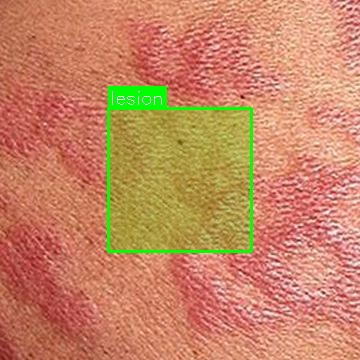
#> input picture dataset/annotated/train/l-1.jpg, 360 x 360 px; its folder holds only this picture in this run
$ python 1_auto_annotate.py
#> lines starting #> are read from the running program, lines starting #| are printed output that depends on the picture; after the words box and inside, x2 and y2 are one past the last pixel; in counts of white or black regions, pixels touching at a corner belong together
#!/usr/bin/env python3
"""
Step 1: Auto-generate bounding boxes for skin lesions and save in YOLO format.
Uses Segment Anything Model (SAM) when available for pseudo-labels; otherwise
uses a simple OpenCV-based fallback (weaker, for testing the pipeline).
"""
import os
import sys
from pathlib import Path
import cv2
import numpy as np

PROJECT_ROOT = Path(__file__).resolve().parents[1]
DATASET_ROOT = PROJECT_ROOT / "dataset"
IMAGES_DIR = DATASET_ROOT / "images"
LABELS_DIR = DATASET_ROOT / "labels"

# Filter masks by area: keep regions between min_ratio and max_ratio of image area (lesion-like size)
MIN_AREA_RATIO = 0.005   # 0.5% of image
MAX_AREA_RATIO = 0.85    # avoid full-image segments
MIN_SIDE_PX = 15         # minimum width or height in pixels

# SAM checkpoint: download from https://github.com/facebookresearch/segment-anything#model-checkpoints
# e.g. sam_vit_b_01ec64.pth (default), sam_vit_h_4b8939.pth, sam_vit_l_0b3195.pth
SAM_CHECKPOINT = os.environ.get("SAM_CHECKPOINT", "sam_vit_b_01ec64.pth")
SAM_MODEL_TYPE = os.environ.get("SAM_MODEL_TYPE", "vit_b")  # vit_b, vit_l, vit_h


def mask_to_yolo_boxes(masks_ret, height: int, width: int):
    """Convert SAM mask generator output to YOLO format boxes (normalized xywh)."""
    boxes = []
    for m in masks_ret:
        b = m.get("bbox")
        if b is None or len(b) != 4:
            continue
        # SAM can return either xyxy (x1,y1,x2,y2) or xywh (x,y,w,h)
        v0, v1, v2, v3 = b
        if v2 <= width and v3 <= height and v0 + v2 <= width + 10 and v1 + v3 <= height + 10:
            x1, y1 = v0, v1
            x2, y2 = v0 + v2, v1 + v3
        else:
            x1, y1, x2, y2 = v0, v1, v2, v3
        x1, y1 = max(0, x1), max(0, y1)
        x2, y2 = min(width, x2), min(height, y2)
        w = x2 - x1
        h = y2 - y1
        if w < MIN_SIDE_PX or h < MIN_SIDE_PX:
            continue
        area_ratio = (w * h) / (width * height)
        if not (MIN_AREA_RATIO <= area_ratio <= MAX_AREA_RATIO):
            continue
        x_center = (x1 + x2) / 2.0
        y_center = (y1 + y2) / 2.0
        xc_n = x_center / width
        yc_n = y_center / height
        wn = w / width
        hn = h / height
        if wn <= 0 or hn <= 0 or xc_n < 0 or yc_n < 0 or xc_n > 1 or yc_n > 1:
            continue
        boxes.append((xc_n, yc_n, wn, hn))
    return boxes


def fallback_boxes_opencv(image_bgr, height: int, width: int):
    """
    Simple fallback: skin/lesion-like regions via color and luminance.
    Use only when SAM is not available; quality is limited.
    """
    gray = cv2.cvtColor(image_bgr, cv2.COLOR_BGR2GRAY)
    # Emphasize darker regions (often lesions) and blur to reduce noise
    blurred = cv2.GaussianBlur(gray, (5, 5), 0)
    # Adaptive threshold or simple threshold on darker areas
    _, thresh = cv2.threshold(blurred, 0, 255, cv2.THRESH_BINARY_INV + cv2.THRESH_OTSU)
    kernel = cv2.getStructuringElement(cv2.MORPH_ELLIPSE, (5, 5))
    thresh = cv2.morphologyEx(thresh, cv2.MORPH_CLOSE, kernel)
    contours, _ = cv2.findContours(thresh, cv2.RETR_EXTERNAL, cv2.CHAIN_APPROX_SIMPLE)
    boxes = []
    for c in contours:
        x, y, w, h = cv2.boundingRect(c)
        if w < MIN_SIDE_PX or h < MIN_SIDE_PX:
            continue
        area_ratio = (w * h) / (width * height)
        if not (MIN_AREA_RATIO <= area_ratio <= MAX_AREA_RATIO):
            continue
        x_center = x + w / 2.0
        y_center = y + h / 2.0
        xc_n = x_center / width
        yc_n = y_center / height
        wn = w / width
        hn = h / height
        boxes.append((xc_n, yc_n, wn, hn))
    # NMS-like: merge overlapping boxes (simple merge by keeping larger)
    return _merge_overlapping_boxes(boxes)


def _merge_overlapping_boxes(boxes, iou_thresh=0.5):
    """Simple merge: remove smaller box if IoU with a larger one is high."""
    if len(boxes) <= 1:
        return boxes
    # Sort by area descending
    areas = [b[2] * b[3] for b in boxes]
    order = np.argsort(areas)[::-1]
    keep = []
    for i in order:
        xc, yc, w, h = boxes[i]
        x1 = xc - w / 2
        y1 = yc - h / 2
        x2 = xc + w / 2
        y2 = yc + h / 2
        discard = False
        for j in keep:
            xc2, yc2, w2, h2 = boxes[j]
            x12 = xc2 - w2 / 2
            y12 = yc2 - h2 / 2
            x22 = xc2 + w2 / 2
            y22 = yc2 + h2 / 2
            xi1 = max(x1, x12)
            yi1 = max(y1, y12)
            xi2 = min(x2, x22)
            yi2 = min(y2, y22)
            inter = max(0, xi2 - xi1) * max(0, yi2 - yi1)
            a1 = w * h
            a2 = w2 * h2
            iou = inter / (a1 + a2 - inter) if (a1 + a2 - inter) > 0 else 0
            if iou >= iou_thresh:
                discard = True
                break
        if not discard:
            keep.append(i)
    return [boxes[i] for i in sorted(keep)]


def get_sam_generator():
    """Build SAM automatic mask generator if segment_anything is available."""
    try:
        from segment_anything import SamAutomaticMaskGenerator, sam_model_registry
    except ImportError:
        return None
    ckpt = Path(SAM_CHECKPOINT)
    if not ckpt.is_absolute():
        ckpt = PROJECT_ROOT / "checkpoints" / ckpt
    if not ckpt.exists():
        print(f"SAM checkpoint not found at {ckpt}. Using OpenCV fallback.")
        return None
    sam = sam_model_registry[SAM_MODEL_TYPE](checkpoint=str(ckpt))
    mask_generator = SamAutomaticMaskGenerator(
        sam,
        points_per_side=12,
        pred_iou_thresh=0.7,
        stability_score_thresh=0.85,
        crop_n_layers=0,  # faster
        min_mask_region_area=100,
    )
    return mask_generator


def process_image(image_path: Path, mask_generator, out_label_path: Path):
    img = cv2.imread(str(image_path))
    if img is None:
        return 0
    h, w = img.shape[:2]
    if mask_generator is not None:
        img_rgb = cv2.cvtColor(img, cv2.COLOR_BGR2RGB)
        masks = mask_generator.generate(img_rgb)
        boxes = mask_to_yolo_boxes(masks, h, w)
    else:
        boxes = fallback_boxes_opencv(img, h, w)
    # If no boxes from SAM/fallback, write one conservative box (center 80% region) so training has a label
    if len(boxes) == 0:
        boxes = [(0.5, 0.5, 0.4, 0.4)]
    out_label_path.parent.mkdir(parents=True, exist_ok=True)
    with open(out_label_path, "w") as f:
        for (xc, yc, wn, hn) in boxes:
            f.write(f"0 {xc:.6f} {yc:.6f} {wn:.6f} {hn:.6f}\n")
    return len(boxes)


def main():
    mask_generator = get_sam_generator()
    if mask_generator is None:
        print("Using OpenCV fallback for pseudo-labels. For better results, install SAM:")
        print("  pip install segment-anything")
        print("  Download checkpoint: https://github.com/facebookresearch/segment-anything#model-checkpoints")
        print("  Place e.g. sam_vit_b_01ec64.pth in project_01/checkpoints/")
    for subset in ("train", "val"):
        img_dir = IMAGES_DIR / subset
        label_dir = LABELS_DIR / subset
        label_dir.mkdir(parents=True, exist_ok=True)
        if not img_dir.exists():
            continue
        for im_path in sorted(img_dir.iterdir()):
            if not im_path.suffix.lower() in {".jpg", ".jpeg", ".png", ".webp", ".bmp", ".gif"}:
                continue
            label_path = label_dir / (im_path.stem + ".txt")
            n = process_image(im_path, mask_generator, label_path)
#> in process_image, img is the input picture: shape (360, 360, 3); mean B, G, R 99.4, 134.2, 198.4
#> in fallback_boxes_opencv, `gray = cv2.cvtColor(image_bgr, cv2.COLOR_BGR2GRAY)`:
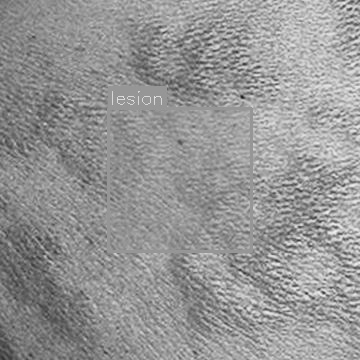
#> gray: shape (360, 360); min 24, max 242, mean 149.5
#> in fallback_boxes_opencv, `blurred = cv2.GaussianBlur(gray, (5, 5), 0)`:
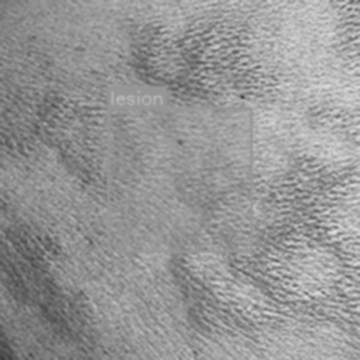
#> blurred: shape (360, 360); min 59, max 225, mean 149.5
#> in fallback_boxes_opencv, `_, thresh = cv2.threshold(blurred, 0, 255, cv2.THRESH_BINARY_INV + cv2..`:
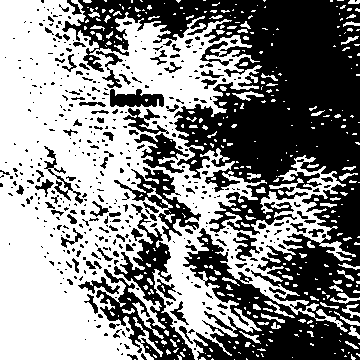
#> thresh: shape (360, 360); 53% white; 457 black regions (355 under 20 px), largest, box (x1, y1, x2, y2) and area: (62, 0, 360, 360) 45603, (96, 204, 195, 360) 4274, (114, 167, 201, 242) 1627
#> in fallback_boxes_opencv, `thresh = cv2.morphologyEx(thresh, cv2.MORPH_CLOSE, kernel)`:
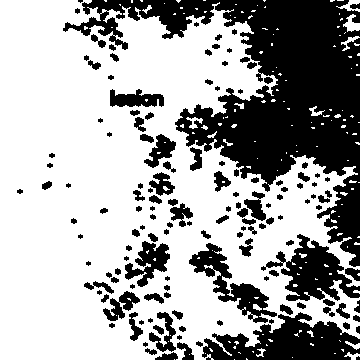
#> thresh: shape (360, 360); 65.2% white; 140 black regions (33 under 20 px)
#> in fallback_boxes_opencv, `contours, _ = cv2.findContours(thresh, cv2.RETR_EXTERNAL, cv2.CHAIN_AP..`: contours = 142 contours, 132 with area under 20; largest, box (x1, y1, x2, y2) and area: (0, 0, 360, 360) 93156, (343, 14, 360, 32) 132, (336, 0, 360, 12) 82, (186, 117, 203, 129) 58, (341, 36, 360, 51) 55
#> the loop in fallback_boxes_opencv, `for c in contours:` made 142 passes
#> (x, y, w, h) on passes 1, 2, 4, 5, 7, 8, 12, 13, 14, 16, 17, 18: (234, 359, 1, 1), (174, 359, 1, 1), (292, 357, 1, 1), (189, 354, 1, 1), (205, 353, 1, 1), (344, 352, 16, 8), (256, 348, 10, 9), (209, 348, 4, 4), (233, 346, 3, 3), (310, 343, 4, 3), (345, 341, 15, 9), (234, 341, 5, 4)
#> (c, x, y, w, h) on passes 3, 6, 9, 10, 11, 15: ([[246, 358], [246, 359], [247, 359]], 246, 358, 2, 2), ([[334, 353], [335, 353]], 334, 353, 2, 1), ([[238, 352], [239, 352], [240, 353], [239, 352]], 238, 352, 3, 2), ([[252, 351], [253, 352], [253, 351]], 252, 351, 2, 2), ([[341, 349], [343, 351], [343, 349]], 341, 349, 3, 3), ([[266, 344], [266, 345], [267, 345]], 266, 344, 2, 2)
#> after the loop in fallback_boxes_opencv, `for c in contours:`: boxes = []
            print(f"  {subset}/{im_path.name} -> {n} box(es)")
#> pass 2 of the loop in main, `for subset in ("train", "val"):`:
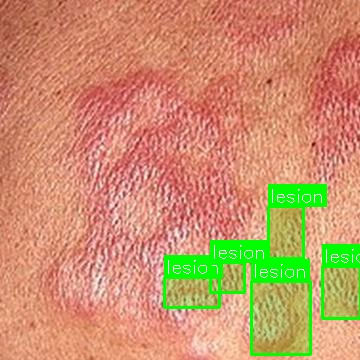
#> input picture dataset/annotated/val/l-13.jpg, 360 x 360 px
#> in process_image, img is the input picture: shape (360, 360, 3); mean B, G, R 108.2, 146.9, 200.8
#> in fallback_boxes_opencv (call 2), `_, thresh = cv2.threshold(blurred, 0, 255, cv2.THRESH_BINARY_INV + cv2..`:
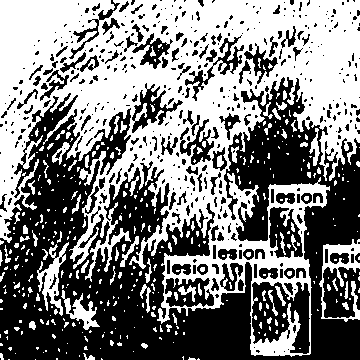
#> thresh: shape (360, 360); 50% white; 407 white regions (322 under 20 px), largest, box (x1, y1, x2, y2) and area: (0, 0, 360, 357) 56860, (319, 239, 360, 322) 1039, (37, 242, 69, 316) 804
#> in fallback_boxes_opencv (call 2), `thresh = cv2.morphologyEx(thresh, cv2.MORPH_CLOSE, kernel)`:
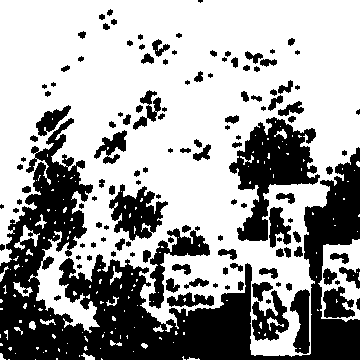
#> thresh: shape (360, 360); 63.4% white; 133 black regions (36 under 20 px)
#> contours = 130 contours, 117 with area under 20; largest, box (x1, y1, x2, y2) and area: (0, 0, 360, 357) 95332, (318, 239, 360, 322) 2487, (14, 225, 40, 250) 173, (13, 282, 33, 297) 107, (110, 266, 122, 285) 49
#> the loop in fallback_boxes_opencv (call 2), `for c in contours:` made 130 passes
#> (x, y, w, h) on passes 1, 5, 6, 8, 9, 10, 12, 13: (35, 359, 1, 1), (187, 357, 13, 3), (182, 356, 4, 4), (81, 353, 14, 7), (15, 353, 1, 1), (0, 353, 6, 7), (43, 352, 1, 1), (133, 351, 1, 1)
#> after the loop in fallback_boxes_opencv (call 2), `for c in contours:`: boxes = [(0.942, 0.779, 0.117, 0.231), (0.075, 0.66, 0.0722, 0.0694)]
#> the loop in _merge_overlapping_boxes (call 2), `for i in order:` made 2 passes
#> (xc, yc, w, h, x1, y1, x2, y2) on passes 1 to 2: (0.942, 0.779, 0.117, 0.231, 0.883, 0.664, 1, 0.894), (0.075, 0.66, 0.0722, 0.0694, 0.0389, 0.625, 0.111, 0.694)
#> the loop in process_image (call 2), `for (xc, yc, wn, hn) in boxes:` made 2 passes
#> n = 2
#|   val/l-13.jpg -> 2 box(es)
    print("Labels saved to dataset/labels/train and dataset/labels/val (YOLO format).")


if __name__ == "__main__":
    main()
